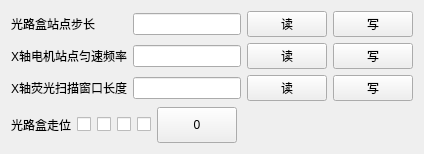
     <widget class="QWidget" name="tab_6">
      <attribute name="title">
       <string>X轴</string>
      </attribute>
      <layout class="QVBoxLayout" name="verticalLayout" stretch="4,1">
       <item>
        <layout class="QGridLayout" name="gridLayout_2" columnstretch="1,0,0,0">
         <item row="0" column="0">
          <widget class="QLabel" name="label_57">
           <property name="text">
            <string>光路盒站点步长</string>
           </property>
          </widget>
         </item>
         <item row="0" column="1">
          <widget class="QLineEdit" name="lineEdit_std_yuandiantiaoma_2">
           <property name="focusPolicy">
            <enum>Qt::ClickFocus</enum>
           </property>
          </widget>
         </item>
         <item row="0" column="2">
          <widget class="QPushButton" name="pushButton_read_yuandiantiaoma_2">
           <property name="minimumSize">
            <size>
             <width>72</width>
             <height>0</height>
            </size>
           </property>
           <property name="text">
            <string>读</string>
           </property>
          </widget>
         </item>
         <item row="0" column="3">
          <widget class="QPushButton" name="pushButton_write_yuandianceshi_2">
           <property name="minimumSize">
            <size>
             <width>72</width>
             <height>0</height>
            </size>
           </property>
           <property name="text">
            <string>写</string>
           </property>
          </widget>
         </item>
         <item row="1" column="0">
          <widget class="QLabel" name="label_62">
           <property name="text">
            <string>X轴电机站点匀速频率</string>
           </property>
          </widget>
         </item>
         <item row="1" column="1">
          <widget class="QLineEdit" name="lineEdit_std_tiaoxinglianxu_2">
           <property name="focusPolicy">
            <enum>Qt::ClickFocus</enum>
           </property>
          </widget>
         </item>
         <item row="1" column="2">
          <widget class="QPushButton" name="pushButton_read_tiaoxinglianxu_2">
           <property name="minimumSize">
            <size>
             <width>72</width>
             <height>0</height>
            </size>
           </property>
           <property name="text">
            <string>读</string>
           </property>
          </widget>
         </item>
         <item row="2" column="1">
          <widget class="QLineEdit" name="lineEdit_std_tiaomachangdu_2">
           <property name="focusPolicy">
            <enum>Qt::ClickFocus</enum>
           </property>
          </widget>
         </item>
         <item row="1" column="3">
          <widget class="QPushButton" name="pushButton_write_tiaoxinglianxu_2">
           <property name="minimumSize">
            <size>
             <width>72</width>
             <height>0</height>
            </size>
           </property>
           <property name="text">
            <string>写</string>
           </property>
          </widget>
         </item>
         <item row="2" column="0">
          <widget class="QLabel" name="label_59">
           <property name="text">
            <string>X轴荧光扫描窗口长度</string>
           </property>
          </widget>
         </item>
         <item row="2" column="2">
          <widget class="QPushButton" name="pushButton_read_tiaomachangdu_2">
           <property name="minimumSize">
            <size>
             <width>72</width>
             <height>0</height>
            </size>
           </property>
           <property name="text">
            <string>读</string>
           </property>
          </widget>
         </item>
         <item row="2" column="3">
          <widget class="QPushButton" name="pushButton_write_tiaomachangdu_2">
           <property name="minimumSize">
            <size>
             <width>72</width>
             <height>0</height>
            </size>
           </property>
           <property name="text">
            <string>写</string>
           </property>
          </widget>
         </item>
        </layout>
       </item>
       <item>
        <layout class="QHBoxLayout" name="horizontalLayout" stretch="0,0,0,0,0,0,1">
         <item>
          <widget class="QLabel" name="label_56">
           <property name="text">
            <string>光路盒走位</string>
           </property>
          </widget>
         </item>
         <item>
          <widget class="QCheckBox" name="checkBox">
           <property name="text">
            <string/>
           </property>
          </widget>
         </item>
         <item>
          <widget class="QCheckBox" name="checkBox_2">
           <property name="text">
            <string/>
           </property>
          </widget>
         </item>
         <item>
          <widget class="QCheckBox" name="checkBox_3">
           <property name="text">
            <string/>
           </property>
          </widget>
         </item>
         <item>
          <widget class="QCheckBox" name="checkBox_4">
           <property name="text">
            <string/>
           </property>
          </widget>
         </item>
         <item>
          <widget class="QPushButton" name="pushButton">
           <property name="minimumSize">
            <size>
             <width>64</width>
             <height>36</height>
            </size>
           </property>
           <property name="text">
            <string>0</string>
           </property>
          </widget>
         </item>
         <item>
          <spacer name="horizontalSpacer_2">
           <property name="orientation">
            <enum>Qt::Horizontal</enum>
           </property>
           <property name="sizeHint" stdset="0">
            <size>
             <width>40</width>
             <height>20</height>
            </size>
           </property>
          </spacer>
         </item>
        </layout>
       </item>
      </layout>
     </widget>
